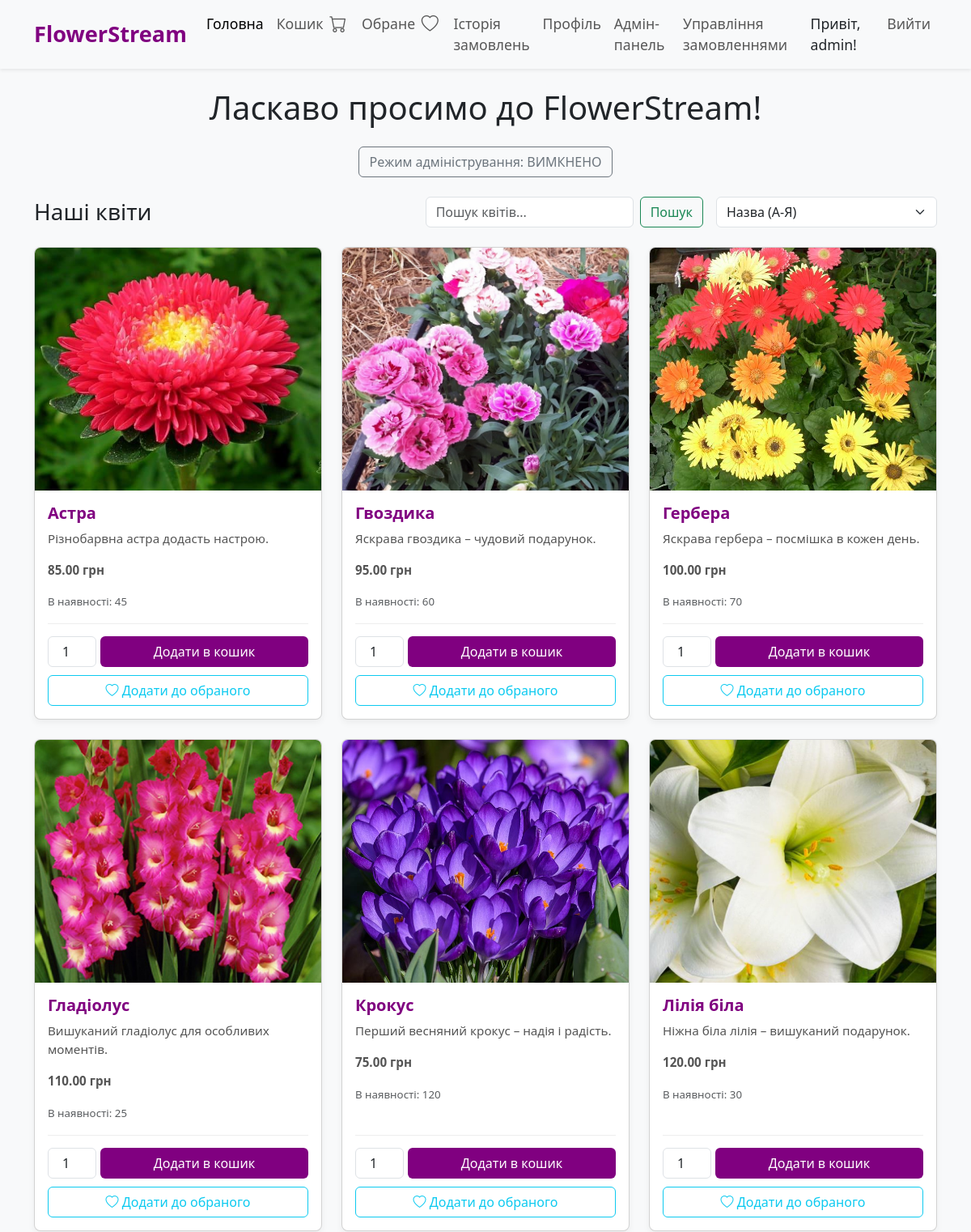
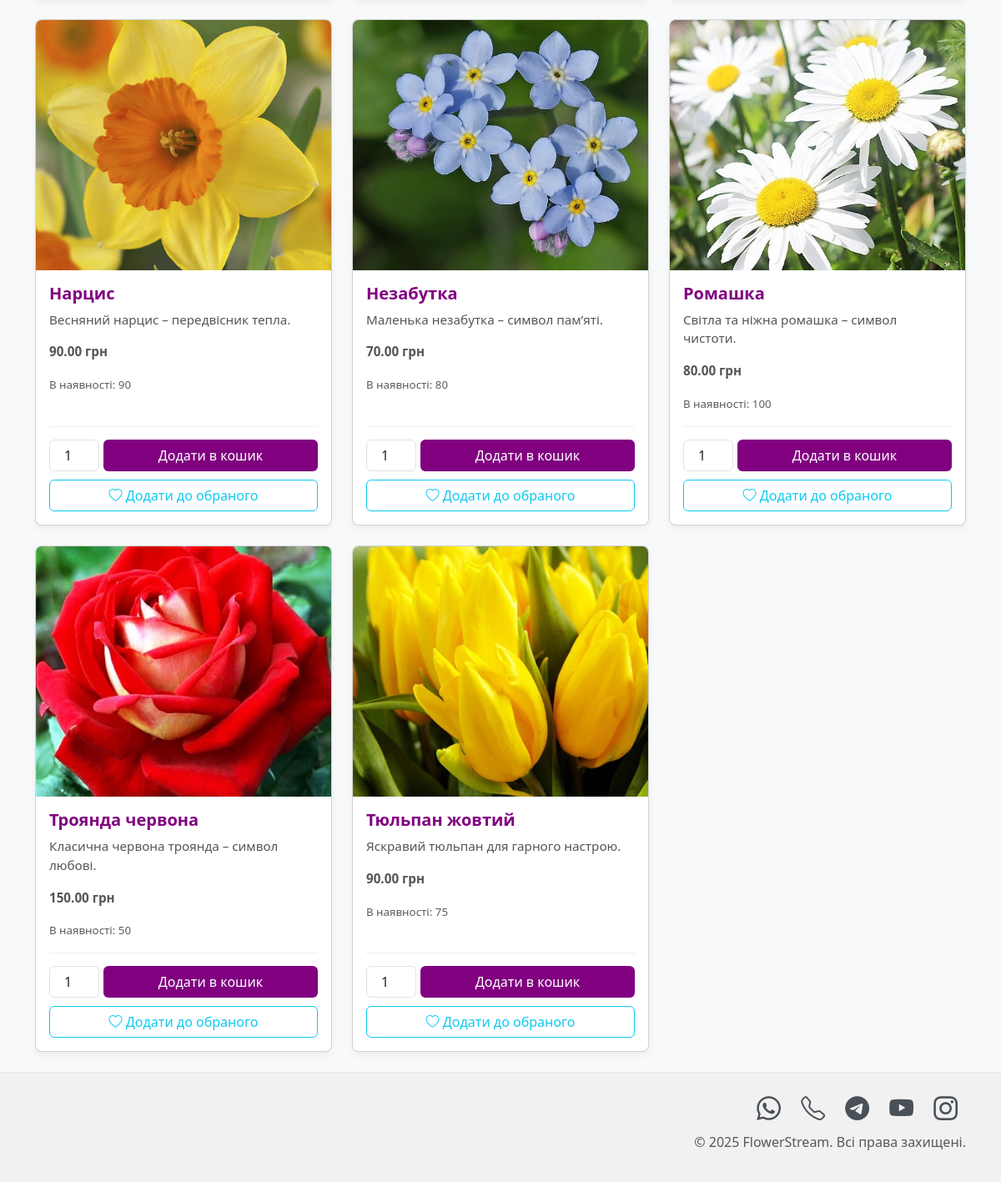
The page / (signed in) on the database its author committed (2 pictures, top to bottom).
### tables this page shows
CREATE TABLE products (
            id INTEGER PRIMARY KEY AUTOINCREMENT,
            name TEXT NOT NULL,
            description TEXT,
            price REAL NOT NULL,
            image_url TEXT,
            stock INTEGER NOT NULL DEFAULT 100 -- New stock column
        );

### app.py (the view)
@app.route('/')
def home():
    is_admin = session.get('is_admin', False)
    user_logged_in = session.get('user_id') is not None
    search_query = request.args.get('search_query') # Get search query from URL parameters
    sort_order = request.args.get('sort', 'name_asc')  # Default to 'name_asc'
    flowers = load_products_from_db(search_query, sort_order) # Load products based on search and sort
    cart = []
    cart_count = 0
    favorites = []
    edit_mode = session.get('edit_mode', False)
    if user_logged_in:
        cart = session.get('cart', [])
        cart_count = sum(item['quantity'] for item in cart) if cart else 0
        favorites = session.get('favorites', [])
    else:
        session.pop('cart', None)
        session.pop('favorites', None)
        session.pop('edit_mode', None)
    return render_template('home.html', flowers=flowers, is_admin=is_admin,
                           cart_count=cart_count, favorites=favorites,
                           user_logged_in=user_logged_in, edit_mode=edit_mode,
                           search_query=search_query, sort_order=sort_order) # Pass search_query and sort_order to template

### db.py (called while the page is built)
def get_db_connection():
    if 'db' not in g:
        database = current_app.config.get('DATABASE')
        if not database:
            raise RuntimeError("Environment variable 'DATABASE' is not set. Check your .env file.")
        conn = sqlite3.connect(database)
        conn.row_factory = sqlite3.Row
        g.db = conn
    return g.db

### templates/home.html (shortened to what this page needs)
<!DOCTYPE html>
<html lang="uk">
<head>
    <link href="https://cdn.jsdelivr.net/npm/bootstrap@5.3.0/dist/css/bootstrap.min.css" rel="stylesheet">
    <link rel="stylesheet" href="https://cdn.jsdelivr.net/npm/bootstrap-icons@1.10.5/font/bootstrap-icons.css">
</head>
<body {% if edit_mode %}class="edit-mode-active"{% endif %}>
    <nav class="navbar navbar-expand-lg navbar-light bg-light shadow-sm">
        <div class="container">
            <a class="navbar-brand" href="{{ url_for('home') }}">FlowerStream</a>
            <div class="collapse navbar-collapse" id="navbarNav">
                <ul class="navbar-nav me-auto mb-2 mb-lg-0">
                    <li class="nav-item">
                        <a class="nav-link active" aria-current="page" href="{{ url_for('home') }}">Головна</a>
                    </li>
                    {% if user_logged_in %}
                    <li class="nav-item">
                        <a class="nav-link" href="{{ url_for('view_cart') }}">
                            Кошик
                            <span class="icon-badge-container">
                                <i class="bi bi-cart"></i>
                            </span>
                        </a>
                    </li>
                    <li class="nav-item">
                        <a class="nav-link" href="{{ url_for('view_favorites') }}">
                            Обране
                            <span class="icon-badge-container">
                                <i class="bi bi-heart"></i>
                            </span>
                        </a>
                    </li>
                    <li class="nav-item">
                        <a class="nav-link" href="{{ url_for('orders_history') }}">Історія замовлень</a>
                    </li>
                    <li class="nav-item">
                        <a class="nav-link" href="{{ url_for('profile') }}">Профіль</a>
                    </li>
                    {% endif %}
                    {% if is_admin %}
                    <li class="nav-item">
                        <a class="nav-link" href="{{ url_for('admin_dashboard') }}">Адмін-панель</a>
                    </li>
                    <li class="nav-item">
                        <a class="nav-link" href="{{ url_for('admin_orders') }}">Управління замовленнями</a>
                    </li>
                    {% endif %}
                </ul>
                <ul class="navbar-nav">
                    {% if user_logged_in %}
                        <li class="nav-item">
                            <span class="nav-link text-dark">Привіт, {{ session.username }}!</span>
                        </li>
                        <li class="nav-item">
                            <a class="nav-link btn btn-outline-danger btn-sm" href="{{ url_for('logout') }}">Вийти</a>
                        </li>
                    {% endif %}
                </ul>
            </div>
        </div>
    </nav>
    <div class="container py-4">
        <h1 class="mb-4 text-center">Ласкаво просимо до FlowerStream!</h1>
        {% if is_admin %}
        <div class="d-flex justify-content-center mb-4">
            <form action="{{ url_for('toggle_edit_mode') }}" method="post" class="d-inline">
                <button type="submit" class="btn btn-outline-secondary">
                    Режим адміністрування: {{ 'УВІМКНЕНО' if edit_mode else 'ВИМКНЕНО' }}
                </button>
            </form>
        </div>
        {% endif %}
        <div class="d-flex justify-content-between align-items-center mb-4">
            <h3 class="mb-0">Наші квіти</h3>
            <div class="d-flex">
                <form action="{{ url_for('home') }}" method="get" class="d-flex me-3">
                    <input type="search" name="search_query" class="form-control me-2" placeholder="Пошук квітів..." aria-label="Search" value="{{ search_query or '' }}">
                    <button class="btn btn-outline-success" type="submit">Пошук</button>
                </form>
                <form action="{{ url_for('home') }}" method="get" class="d-flex">
                    <select name="sort" onchange="this.form.submit()" class="form-select">
                        <option value="name_asc" {% if sort_order == 'name_asc' %}selected{% endif %}>Назва (А-Я)</option>
                    </select>
                </form>
            </div>
        </div>
        <div class="row row-cols-1 row-cols-md-2 row-cols-lg-3 g-4">
            {% for flower in flowers %}
            <div class="col">
                <div class="card flower-card">
                    <a href="{{ url_for('product_detail', product_id=flower.id) }}">
                         <img src="{{ url_for('static', filename=flower.image_url.split('static/')[-1]) }}" class="card-img-top" alt="{{ flower.name }}">
                    </a>
                    <div class="card-body">
                        <h5 class="card-title">{{ flower.name }}</h5>
                        <p class="card-text">{{ flower.description }}</p>
                        <p class="card-text"><strong>{{ "%.2f"|format(flower.price) }} грн</strong></p>
                        <p class="card-text"><small class="text-muted">В наявності: {{ flower.stock }}</small></p>
                        {% if is_admin and edit_mode %}
                        <div class="d-flex flex-column gap-2">
                            <button type="button" class="btn btn-outline-primary btn-sm edit-flower-btn" data-bs-toggle="modal" data-bs-target="#editFlowerModal" data-flower-id="{{ flower.id }}">
                                Редагувати
                            </button>
                            <form action="{{ url_for('delete_flower', flower_id=flower.id) }}" method="post" class="d-inline">
                                <button type="submit" class="btn btn-outline-danger btn-sm" onclick="return confirm('Ви впевнені, що хочете видалити цей товар?');">Видалити</button>
                            </form>
                        </div>
                        {% else %}
                            <div class="card-buttons">
                                <form action="{{ url_for('add_to_cart', flower_id=flower.id) }}" method="post" class="add-to-cart-form">
                                    <input type="number" name="quantity" class="form-control" value="1" min="1" max="{{ flower.stock }}" {% if flower.stock == 0 %}disabled{% endif %}>
                                    <button type="submit" class="btn btn-purple" {% if flower.stock == 0 %}disabled{% endif %}>
                                        {% if flower.stock == 0 %}Немає в наявності{% else %}Додати в кошик{% endif %}
                                    </button>
                                </form>
                                <form action="{{ url_for('add_to_favorites', flower_id=flower.id) }}" method="post">
                                    <button type="submit" class="btn btn-outline-info">
                                        {% if flower.id in favorites|map(attribute='id')|list %}
                                            <i class="bi bi-heart-fill"></i> В обраному
                                        {% else %}
                                            <i class="bi bi-heart"></i> Додати до обраного
                                        {% endif %}
                                    </button>
                                </form>
                            </div>
                        {% endif %}
                    </div>
                </div>
            </div>
            {% endfor %}
        </div>
    </div>
    <footer class="footer mt-auto">
        <div class="container text-end">
            <div class="social-icons">
                <a href="https://wa.me/PHONE_NUMBER" target="_blank" title="WhatsApp"><i class="bi bi-whatsapp"></i></a>
                <a href="tel:PHONE_NUMBER" title="Телефон"><i class="bi bi-telephone"></i></a>
                <a href="https://t.me/tarassts" target="_blank" title="Telegram"><i class="bi bi-telegram"></i></a>
                <a href="https://www.youtube.com/YOUTUBE_CHANNEL" target="_blank" title="YouTube"><i class="bi bi-youtube"></i></a>
                <a href="https://www.instagram.com/INSTAGRAM_USERNAME" target="_blank" title="Instagram"><i class="bi bi-instagram"></i></a>
            </div>
            <p class="text-muted mt-2">&copy; {{ 'now' | date('%Y') }} FlowerStream. Всі права захищені.</p>
        </div>
    </footer>
</body>
</html>

### templates/home.html (style rules this page uses)
body { display: flex; flex-direction: column; min-height: 100vh; background-color: #f8f9fa; }
.container.py-4 { flex: 1; }
.bi { transition: color 0.2s ease; }
.footer { background-color: #f1f1f1; padding: 20px 0; text-align: center; border-top: 1px solid #e7e7e7; }
.social-icons a { font-size: 1.8rem; margin: 0 10px; color: #495057; transition: color 0.3s ease; }
.navbar-brand { font-size: 1.7rem; font-weight: bold; color: #800080 !important; }
.navbar-nav .nav-link { font-size: 1.1rem; }
.icon-badge-container { position: relative; display: inline-flex; align-items: center; justify-content: center; width: 1.5em; height: 1.5em; vertical-align: middle; margin-left: 5px; }
.icon-badge-container .bi { font-size: 1.2em; }
.navbar-nav .nav-link { display: flex; align-items: center; min-height: 40px; }
.flower-card { box-shadow: 0 4px 8px rgba(0,0,0,0.05); border-radius: 8px; overflow: hidden; height: 100%; display: flex; flex-direction: column; }
.flower-card img { height: 300px; object-fit: cover; }
.flower-card .card-body { flex-grow: 1; display: flex; flex-direction: column; justify-content: space-between; }
.flower-card .card-title { font-size: 1.25rem; font-weight: bold; color: #800080; }
.flower-card .card-text { font-size: 0.95rem; color: #555; }
.btn-purple { background-color: #800080; color: white; }
.card-buttons { margin-top: auto; padding-top: 15px; border-top: 1px solid #eee; display: flex; flex-direction: column; gap: 10px; }
.card-buttons .btn { width: 100%; }
.add-to-cart-form { display: flex; align-items: center; gap: 5px; flex-wrap: nowrap; width: 100%; }
.add-to-cart-form input[type="number"] { width: 60px; text-align: center; flex-shrink: 0; }
.add-to-cart-form button { flex: 1; min-width: unset; }

### rows shown on the page
products: image_url (picture), name "Астра", description "Різнобарвна астра додасть настрою.", price "85.00", stock "45", quantity "1", shows "Додати в кошик", shows "Додати до обраного"
products: image_url (picture), name "Гвоздика", description "Яскрава гвоздика – чудовий подарунок.", price "95.00", stock "60", quantity "1", shows "Додати в кошик", shows "Додати до обраного"
products: image_url (picture), name "Гербера", description "Яскрава гербера – посмішка в кожен день.", price "100.00", stock "70", quantity "1", shows "Додати в кошик", shows "Додати до обраного"
products: image_url (picture), name "Гладіолус", description "Вишуканий гладіолус для особливих моментів.", price "110.00", stock "25", quantity "1", shows "Додати в кошик", shows "Додати до обраного"
products: image_url (picture), name "Крокус", description "Перший весняний крокус – надія і радість.", price "75.00", stock "120", quantity "1", shows "Додати в кошик", shows "Додати до обраного"
products: image_url (picture), name "Лілія біла", description "Ніжна біла лілія – вишуканий подарунок.", price "120.00", stock "30", quantity "1", shows "Додати в кошик", shows "Додати до обраного"
products: image_url (picture), name "Нарцис", description "Весняний нарцис – передвісник тепла.", price "90.00", stock "90", quantity "1", shows "Додати в кошик", shows "Додати до обраного"
products: image_url (picture), name "Незабутка", description "Маленька незабутка – символ пам’яті.", price "70.00", stock "80", quantity "1", shows "Додати в кошик", shows "Додати до обраного"
products: image_url (picture), name "Ромашка", description "Світла та ніжна ромашка – символ чистоти.", price "80.00", stock "100", quantity "1", shows "Додати в кошик", shows "Додати до обраного"
products: image_url (picture), name "Троянда червона", description "Класична червона троянда – символ любові.", price "150.00", stock "50", quantity "1", shows "Додати в кошик", shows "Додати до обраного"
products: image_url (picture), name "Тюльпан жовтий", description "Яскравий тюльпан для гарного настрою.", price "90.00", stock "75", quantity "1", shows "Додати в кошик", shows "Додати до обраного"

### other values the page prints
{{ session.username }} "admin"
{{ 'УВІМКНЕНО' if edit_mode else 'ВИМКНЕНО' }} "ВИМКНЕНО"
